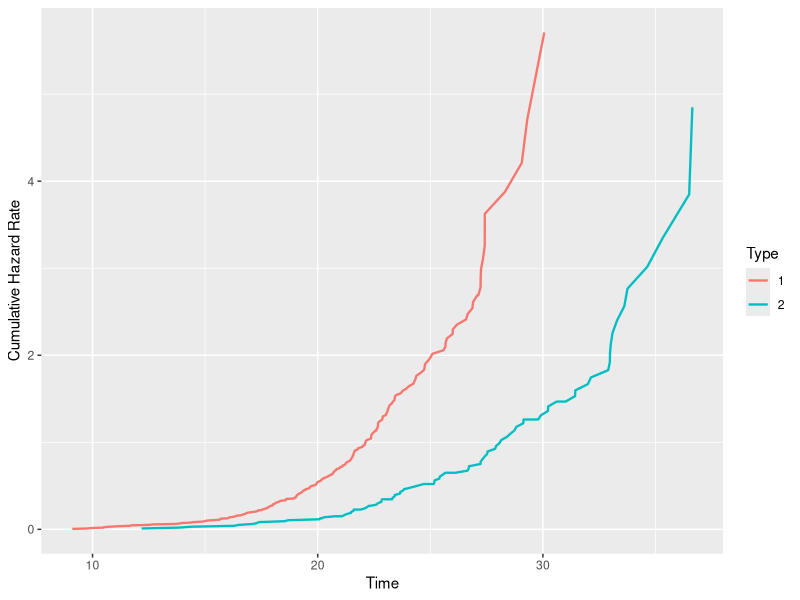
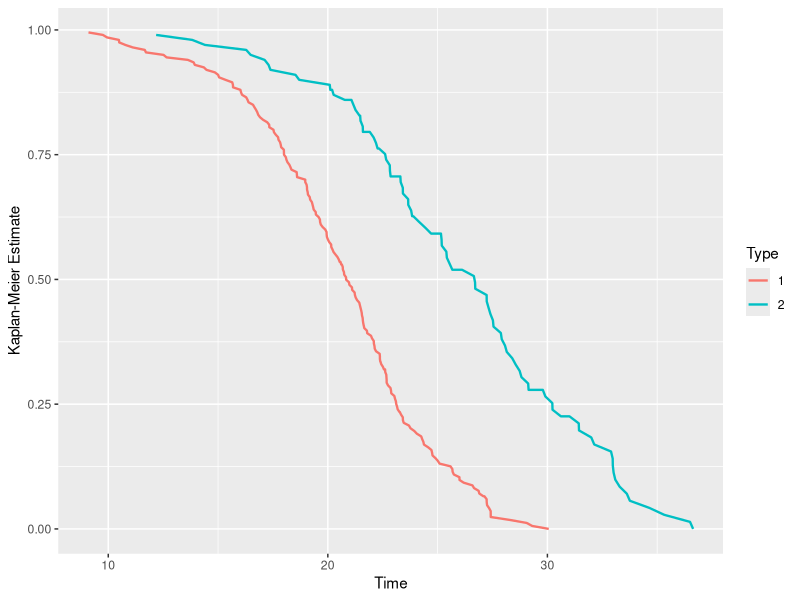
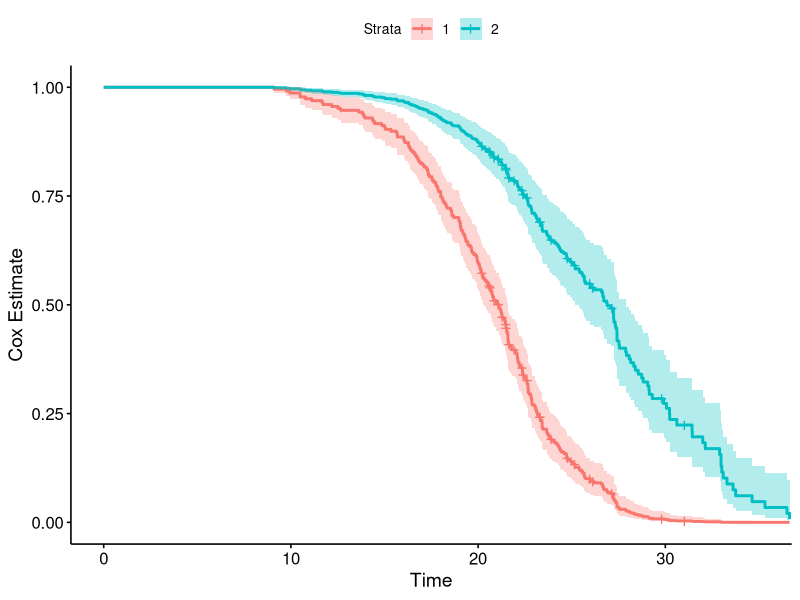
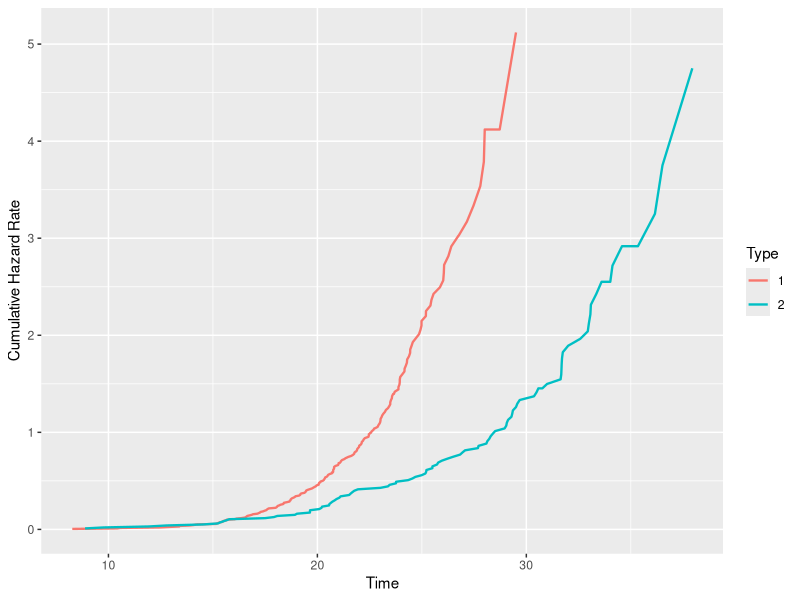
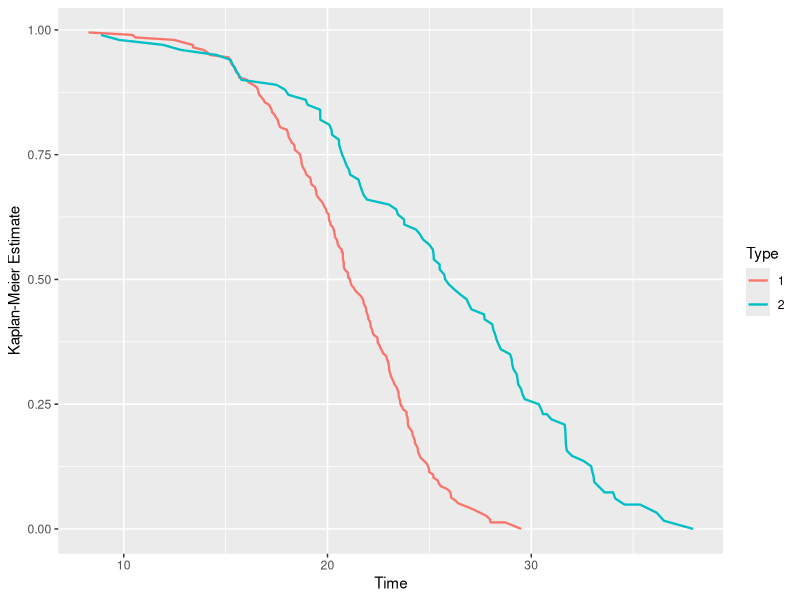
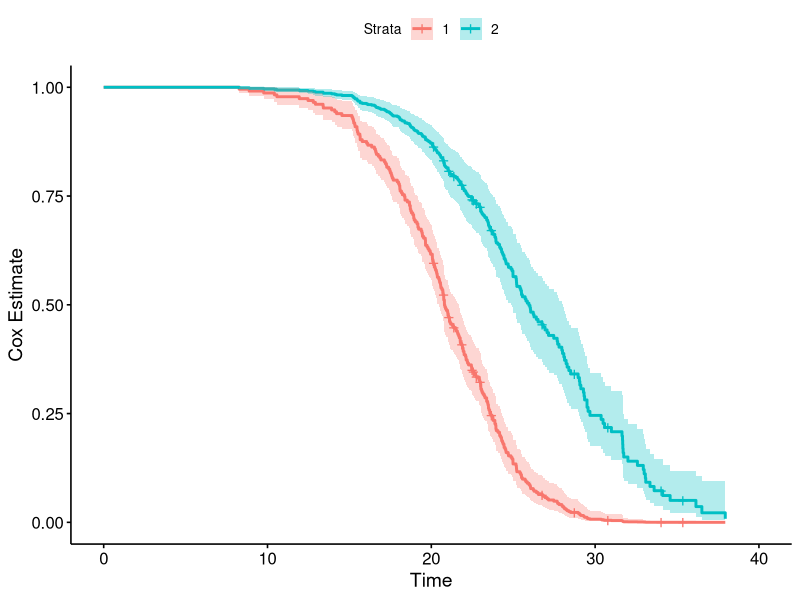

Here is the R script that generated these plots, in order:
## ---- chunk 1
suppressPackageStartupMessages(library(tidyverse))
suppressPackageStartupMessages(library(knitr))
suppressPackageStartupMessages(library(survival)) #https://stackoverflow.com/questions/35207624/package-pbkrtest-is-not-available-for-r-version-3-2-2
suppressPackageStartupMessages(library(survminer))
## ---- chunk 2

#Cens Unif(20, 60)

t1 <- cbind(rweibull(200, shape = 5.5, scale = 22.5), rep(1, 200))

t2 <- cbind(rweibull(100, shape = 4.5, scale = 28), rep(2,100))

c <- cbind(runif(300, 20, 60))

times <- rbind(t1, t2) %>%
  cbind(c) %>% 
  data.frame() %>% 
  setNames(c("Time", "Type", "C")) %>% 
  mutate(c = ifelse(Time > C, 1, 0),
         Time = ifelse(Time > C, C, Time),
         d = 1 - c,
         e = c + d) %>% 
  group_by(Type) %>% 
  arrange(Time) %>% 
  mutate(y = cumsum(e %>% rev()) %>% rev(),
         nelAal = cumsum(d/y),
         km = cumprod(1 - d/y)) 


times$Type = as.factor(times$Type)

#Different Nelson-Aalens

times %>%
  ggplot(aes(x = Time, y = nelAal, color = Type)) +
    geom_line(size = 0.8) +
    ylab("Cumulative Hazard Rate")

## ---- chunk 3

#Logrank. Vill vi ha chi2 eller wald-test?

logRankData <- times %>% 
  ungroup() %>% 
  mutate(d1 = ifelse(Type == 1, d, 0),
         d2 = ifelse(Type == 2, d, 0),
         c1 = ifelse(Type == 1, c, 0),
         c2 = ifelse(Type == 2, c, 0),
         e1 = d1 + c1,
         e2 = d2 + c2) %>% 
  mutate(yBoth = cumsum(e %>% rev()) %>% rev(),
         y1 = cumsum(e1 %>% rev()) %>% rev(),
         y2 = cumsum(e2 %>% rev()) %>% rev(),
         Z1 = cumsum(d1) - cumsum(y1*d/yBoth),
         varZ1 = cumsum(y1*y2*d/yBoth^2),
         testStat = Z1/sqrt(varZ1))

# logRankData %>% 
#   ggplot(aes(x = Time, y = testStat)) +
#     geom_line(size = 0.8) +
#     geom_line(aes(x = Time, y = -1.96), size = 0.8, color = "blue") +
#     geom_line(aes(x = Time, y = 1.96), size = 0.8, color = "blue") +
#     ylab("Test Statistic")

## ---- chunk 4
#Cox Regression

times$SurvObj <- with(times, Surv(Time, d == 1))

tm <- coxph(SurvObj ~ as.factor(Type), data = times)

summary(tm)

## ---- chunk 5

#Kaplan-Meier

times %>% 
  ggplot(aes(x = Time, y = km, color = Type)) +
    geom_line(size = 0.8) +
    ylab("Kaplan-Meier Estimate")

ggsurvplot(survfit(tm, newdata = data.frame("Type" = c(1, 2))), 
           data = times) +
           ylab("Cox Estimate")

## ---- chunk 6

t1 <- cbind(rweibull(200, shape = 5.5, scale = 22.5), rep(1, 200), runif(200, 20, 60))

t2 <- cbind(rweibull(100, shape = 4.5, scale = 28), rep(2,100), runif(100, 30, 60))

times <- rbind(t1, t2) %>%
  data.frame() %>% 
  setNames(c("Time", "Type", "C")) %>% 
  mutate(c = ifelse(Time > C, 1, 0),
         Time = ifelse(Time > C, C, Time),
         d = 1 - c,
         e = c + d) %>% 
  group_by(Type) %>% 
  arrange(Time) %>% 
  mutate(y = cumsum(e %>% rev()) %>% rev(),
         nelAal = cumsum(d/y),
         km = cumprod(1 - d/y)) 


times$Type = as.factor(times$Type)

#Different Nelson-Aalens

times %>%
  ggplot(aes(x = Time, y = nelAal, color = Type)) +
    geom_line(size = 0.8) +
    ylab("Cumulative Hazard Rate")

#Logrank. Vill vi ha chi2 eller wald-test?

logRankData <- times %>% 
  ungroup() %>% 
  mutate(d1 = ifelse(Type == 1, d, 0),
         d2 = ifelse(Type == 2, d, 0),
         c1 = ifelse(Type == 1, c, 0),
         c2 = ifelse(Type == 2, c, 0),
         e1 = d1 + c1,
         e2 = d2 + c2) %>% 
  mutate(yBoth = cumsum(e %>% rev()) %>% rev(),
         y1 = cumsum(e1 %>% rev()) %>% rev(),
         y2 = cumsum(e2 %>% rev()) %>% rev(),
         Z1 = cumsum(d1) - cumsum(y1*d/yBoth),
         varZ1 = cumsum(y1*y2*d/yBoth^2),
         testStat = Z1/sqrt(varZ1))

# logRankData %>% 
#   ggplot(aes(x = Time, y = testStat)) +
#     geom_line(size = 0.8) +
#     geom_line(aes(x = Time, y = -1.96), size = 0.8, color = "blue") +
#     geom_line(aes(x = Time, y = 1.96), size = 0.8, color = "blue")

#Kaplan-Meier

times %>% 
  ggplot(aes(x = Time, y = km, color = Type)) +
    geom_line(size = 0.8) +
    ylab("Kaplan-Meier Estimate")
  
#Cox Regression

times$SurvObj <- with(times, Surv(Time, d == 1))

tm <- coxph(SurvObj ~ as.factor(Type), data = times)

ggsurvplot(survfit(tm, newdata = data.frame("Type" = c(1, 2))), 
           data = times) +
           ylab("Cox Estimate")

